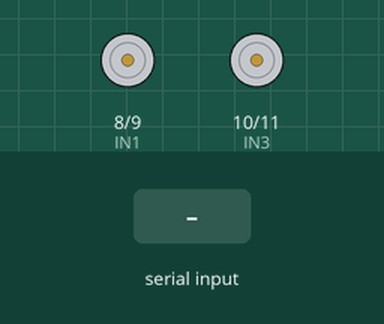
Recording of a sketch running on a simulated Arduino Uno, built with avr-gcc and run on an emulated ATmega328P. Parts: motor-driver pin pairs drawn as motors (green arrow = first pin HIGH = forward, orange = second pin HIGH = backward, longer = more drive). The test bench sets the inputs (shaded band).

Above: at 1.2 s.
1.3 s: "F" received over Serial
At 1.8 s:
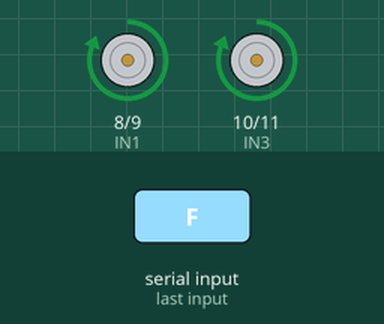
2.8 s: "B" received over Serial
At 4.0 s:
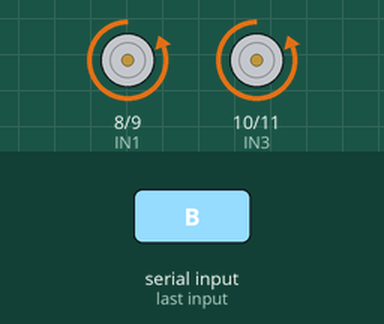
4.3 s: "L" received over Serial
At 5.3 s:
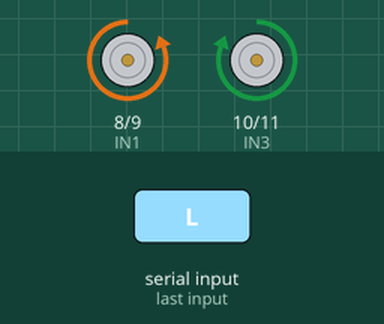
5.8 s: "R" received over Serial
At 6.5 s:
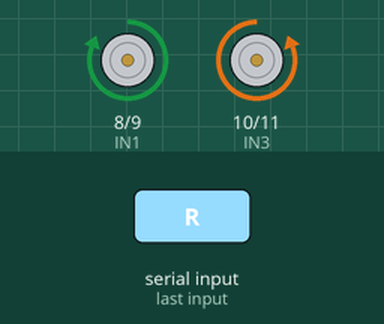
7.3 s: "S" received over Serial
At 7.6 s:
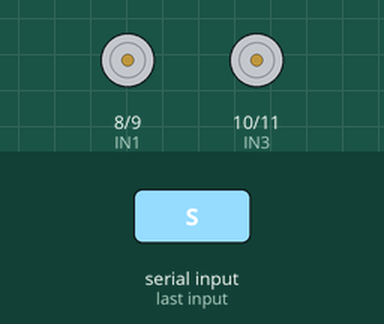
Timing chart, 0 to 9.8 s (numbered marks = the images above; inputs shaded):
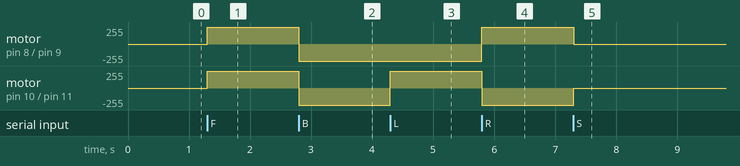

Measured:
- after the input at 1.3 s, motor on pin 8 (IN1) / pin 9 (IN2), motor on pin 10 (IN3) / pin 11 (IN4): stopped → forward 255/255 at once
- after the input at 2.8 s, motor on pin 8 (IN1) / pin 9 (IN2), motor on pin 10 (IN3) / pin 11 (IN4): forward 255/255 → backward 255/255 at once
- after the input at 4.3 s, motor on pin 10 (IN3) / pin 11 (IN4): backward 255/255 → forward 255/255 at once
- after the input at 5.8 s, motor on pin 8 (IN1) / pin 9 (IN2): backward 255/255 → forward 255/255 at once; motor on pin 10 (IN3) / pin 11 (IN4): forward 255/255 → backward 255/255 at once
- after the input at 7.3 s, motor on pin 8 (IN1) / pin 9 (IN2): forward 255/255 → stopped at once; motor on pin 10 (IN3) / pin 11 (IN4): backward 255/255 → stopped at once

The sketch:

rc-car-arduino.ino
```cpp
// Motor Driver Pins
#define IN1 8
#define IN2 9
#define IN3 10
#define IN4 11

void setup() {
  Serial.begin(9600);

  pinMode(IN1, OUTPUT);
  pinMode(IN2, OUTPUT);
  pinMode(IN3, OUTPUT);
  pinMode(IN4, OUTPUT);

  StopMotors();   // Ensure motors are stopped initially
}

void loop() {
  while (Serial.available() > 0) {
    char command = Serial.read();

    switch(command) {

      case 'F': Forward(); break;   // Move Forward
      case 'B': Backward(); break;  // Move Backward
      case 'L': Left(); break;      // Turn Left
      case 'R': Right(); break;     // Turn Right
      case 'S': StopMotors(); break; // Stop
    }
  }
}

// ========= MOTOR FUNCTIONS =========

void Forward() {
  digitalWrite(IN1, HIGH);
  digitalWrite(IN2, LOW);
  digitalWrite(IN3, HIGH);
  digitalWrite(IN4, LOW);
}

void Backward() {
  digitalWrite(IN1, LOW);
  digitalWrite(IN2, HIGH);
  digitalWrite(IN3, LOW);
  digitalWrite(IN4, HIGH);
}

void Left() {
  digitalWrite(IN1, LOW);
  digitalWrite(IN2, HIGH);
  digitalWrite(IN3, HIGH);
  digitalWrite(IN4, LOW);
}

void Right() {
  digitalWrite(IN1, HIGH);
  digitalWrite(IN2, LOW);
  digitalWrite(IN3, LOW);
  digitalWrite(IN4, HIGH);
}

void StopMotors() {
  digitalWrite(IN1, LOW);
  digitalWrite(IN2, LOW);
  digitalWrite(IN3, LOW);
  digitalWrite(IN4, LOW);
}
```
